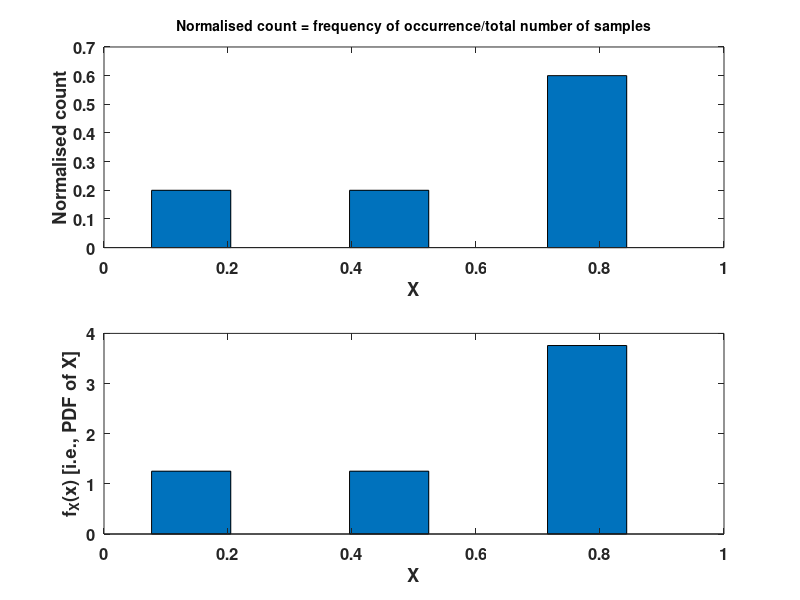

Source code (MATLAB):
% This script plots the normalised count (histogram) and the PDF of a
% SINGLE COLUMN data X.

clear all; close all;

%*************************************************************
N = input('dataset size?');   %comment

no_of_bins = input('number of bins?');

X = rand(N,1); 

% if you wish  to use it for your data, comment  the three lines above
%(i.e., use  % before each of  the lines) uncomment the  three lines 
% below.   the function "load"  assumes that  the file  "filename.dat" 
%contains ONLY  NUMBERS, i.e.,  no alphabetical text  - it can  be more
% than 1 column. in this case,  we deal only with a single column.

%load filename.dat
%X = filename;
%N = length(X);

%*************************************************************

[Nx,x_posn] = hist(X,no_of_bins);

dx = x_posn(2) - x_posn(1); % computes the width of the bin.
			    % in fact, since "hist" by default uses equal bin
			    % size, the size of the bin is the
			    % difference between any two consecutive
			    % bins. it also is equal to range(x)/no_of_bins;

normalised_count = Nx ./sum(Nx);	% computes the normalised count.
pdf_X = normalised_count/dx;		% computes the PDF.


% check to see that area under the pdf is 1; i.e.,
% integral of pdf_X * dx = 1.

disp(['Area under the pdf of X = ',num2str(sum(pdf_X*dx))])

figure(1);

subplot(2,1,1); % splits the figure window into two and uses the top part.
bar(x_posn,normalised_count); % plots normalised histogram.

set(gca,'fontsize',12,'fontweight','bold');

% gca - get current axes. this sets the fontsize to 12 and the font
% type to bold. if you set these attributes before invoking xlabel or
% ylabel, they automatically set the size of the x and y labels to the
% chosen fontsize (12, in this case) and font type (bold, in this case)
% if not, you will have to explicity set the xlabel and ylabel size to
% the desired fontsize, type et c. see below for an example of how to
% change for each attribute of the axis

xlabel('X')
ylabel('Normalised count');
ht = title('Normalised count = frequency of occurrence/total number of samples');
set(ht,'fontsize',10,'fontweight','bold')

subplot(2,1,2); % bottom part of the figure window.
bar(x_posn, pdf_X); % plots the PDF.

set(gca,'fontsize',12,'fontweight','bold');

xlabel('X')
ylabel('f_X(x) [i.e., PDF of X]')

disp(['Mean of X = ',num2str(mean(X)), '; standard dev. of X = ', num2str(std(X))])
